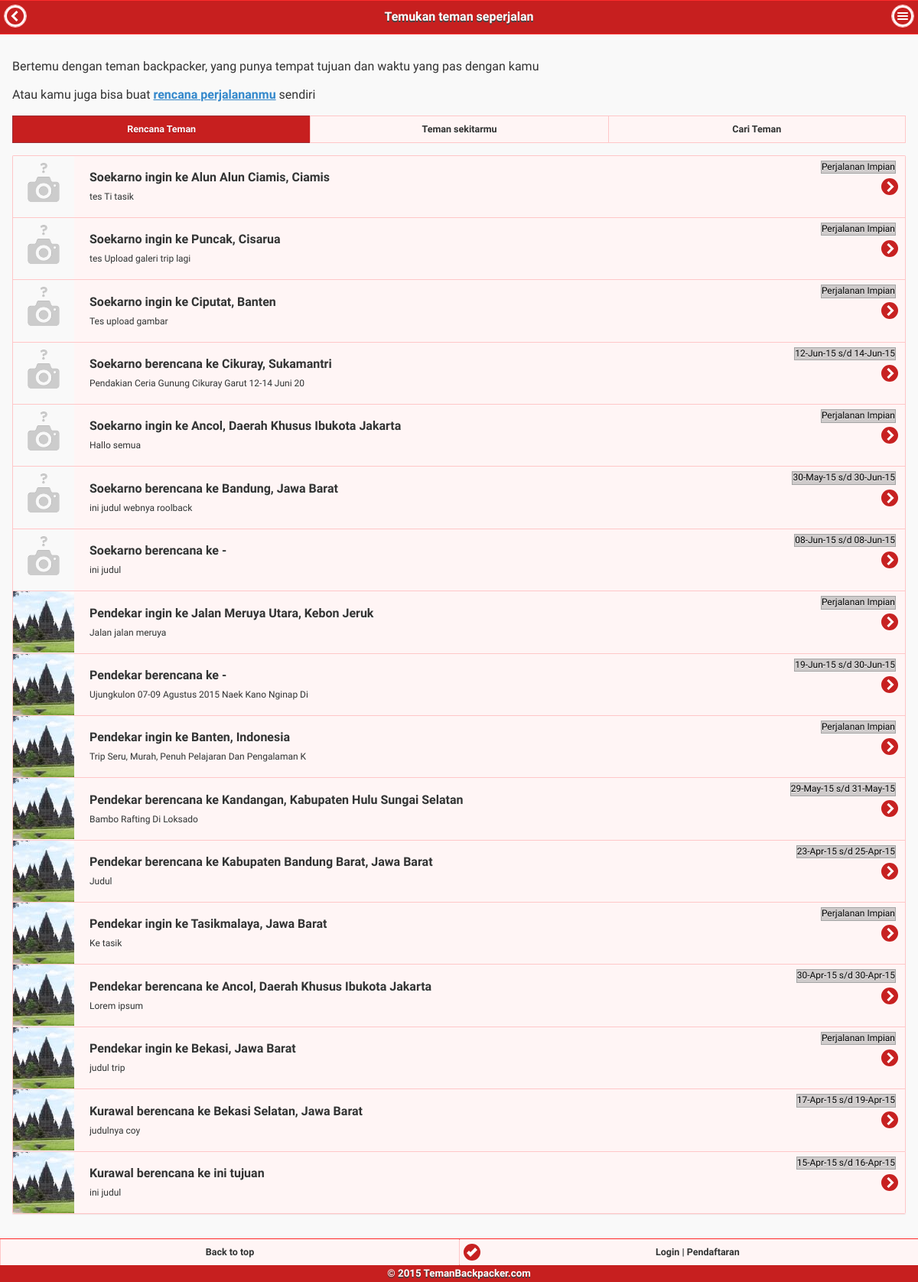
Screenshot of /user.php with the database file from the repository.
### tables this page shows
CREATE TABLE IF NOT EXISTS `tb_user` (
  `user_id` int(11) NOT NULL AUTO_INCREMENT,
  `user_name` varchar(50) NOT NULL,
  `user_username` varchar(25) NOT NULL,
  `user_email` varchar(75) NOT NULL,
  `user_password` varchar(50) NOT NULL,
  `user_lokasi` varchar(100) DEFAULT NULL,
  `user_gender` char(1) DEFAULT NULL COMMENT 'L: laki laki || P: perempuan',
  `user_ttl` date DEFAULT NULL,
  `user_foto` varchar(50) DEFAULT NULL,
  `user_bio` varchar(50) DEFAULT NULL,
  `user_sosmed` varchar(100) DEFAULT NULL,
  `user_reg_date` timestamp NULL DEFAULT CURRENT_TIMESTAMP,
  `user_info` text,
  `user_geolat` double DEFAULT NULL,
  `user_geolng` double DEFAULT NULL,
  `user_ip` varchar(50) DEFAULT NULL,
  `user_exp` text,
  `user_privacy` int(11) NOT NULL DEFAULT '0' COMMENT '0=public || 1=member',
  `user_deleted` char(1) NOT NULL DEFAULT '0' COMMENT '0=aktif || 1=deleted',
  `user_reputasi` int(11) DEFAULT '0',
  PRIMARY KEY (`user_id`),
  KEY `idx_email_paswd` (`user_email`,`user_password`),
  KEY `idx_user_name` (`user_name`,`user_password`),
  KEY `idx_search_username` (`user_username`),
  KEY `idx_search_email` (`user_email`,`user_password`)
);

CREATE TABLE IF NOT EXISTS `tb_trip` (
  `trip_id` int(11) NOT NULL,
  `trip_user_id` int(11) NOT NULL,
  `trip_judul` varchar(50) DEFAULT NULL,
  `trip_tujuan` varchar(100) DEFAULT NULL,
  `trip_tujuan_geolat` double DEFAULT NULL,
  `trip_tujuan_geolng` double DEFAULT NULL,
  `trip_asal` varchar(100) DEFAULT NULL,
  `trip_asal_lat` double DEFAULT NULL,
  `trip_asal_lng` double DEFAULT NULL,
  `trip_jenis` char(2) DEFAULT NULL,
  `trip_kategori` char(2) DEFAULT NULL,
  `trip_date1` date DEFAULT NULL,
  `trip_date2` date DEFAULT NULL,
  `trip_detail` text,
  `trip_flag_comm` char(1) DEFAULT '0' COMMENT '1: ijinkan komentar | 0: tidak diijinkan komentar',
  `trip_flag_join` char(1) DEFAULT '0' COMMENT '1: ijinkan join | 0: tidak diijinkan join',
  `trip_created_date` timestamp NOT NULL DEFAULT CURRENT_TIMESTAMP,
  `trip_stats` int(11) NOT NULL DEFAULT '0',
  PRIMARY KEY (`trip_id`),
  KEY `idx_cari_tgl` (`trip_date1`,`trip_date2`)
);

### _include/user.php (called while the page is built, shortened)
<?php
if(@$statuskoneksi != 'connected'){
	require_once dirname(__FILE__).DIRECTORY_SEPARATOR.'db_function.php';
}
function User_seperjalanan()
{
    $sql = "SELECT A.user_username, A.user_foto, B.trip_id, B.trip_judul, B.trip_tujuan, B.trip_date1, B.trip_date2, B.trip_created_date
            FROM tb_user A, tb_trip B
            WHERE A.user_id = B.trip_user_id
            ORDER BY B.trip_created_date DESC";
    $result = good_query($sql);
   while ($row = mysqli_fetch_assoc($result)){
           if (!empty($row['user_foto'])) {
                $foto = $row['user_foto'];
            } else {
                $foto = "default.gif";
            }
            $tujuan = "-";
            if (!empty($row['trip_tujuan'])) {
                $tujuan = implode(",", array_slice(explode(",", $row['trip_tujuan']), 0, 2));
            }
            if (trim($row['trip_date1']) == "0000-00-00"){
                $konjungsi = " ingin";
                $tgl = "Perjalanan Impian";
            }else{
                $konjungsi = " berencana";
                $tgl = tanggalan($row['trip_date1']) ." s/d ".tanggalan($row['trip_date2']);
            }
           $arr[] = array("user_username"   =>$row['user_username'],
                        "user_foto"         =>$foto,
                        "trip_id"           =>$row['trip_id'],
                        "trip_judul"        =>$row['trip_judul'],
                        "trip_tujuan"       =>$tujuan,
                        "trip_date"        =>$tgl,
                        "trip_created_date" =>$row['trip_created_date'],
                        "konjungsi"         =>$konjungsi
                   );
       }
       return $arr;
}
?>

### _include/db_function.php (called while the page is built, shortened)
<?php
include_once dirname(__FILE__).DIRECTORY_SEPARATOR.'fungsi.php';
$database = new mysqli(DBHOST, DBUSER, DBPASS, DBNAME);
$db =& $database;
function good_query($string, $debug=0)
{
    global $db;
    $result = $db->query($string);
    return $result;
}
function isLogin()
{
    if (isset($_SESSION['user_id'])){
        return TRUE;
    }else{
        return FALSE;
    }
}
?>

### _include/fungsi.php (called while the page is built, shortened)
<?php
function make_seo_name($title)
{
	return preg_replace('/[^a-z0-9_-]/i', '', strtolower(str_replace(' ', '-', trim($title))));
}
function tanggalan($tgl)
{
    $date=date_create($tgl);
    return date_format($date,"d-M-y");
}
?>

### user.php (the view, shortened to what this page needs)
<?php
include_once "_include/db_function.php";
include_once "_include/template.php";
include_once "_include/user.php";
$userList = User_seperjalanan();
?>
<!doctype html>
<html>
    <head>
        <?php
        get_meta('TemanBackpacker.com');
        ?>
    </head>
    <body>
        <section data-role="page" id="home">
            <?php
            get_header('Temukan teman seperjalan');
            ?>
            <article role="main" class="ui-content">
                <div id="listHeader">
                    <p>Bertemu dengan teman backpacker, yang punya tempat tujuan dan waktu yang pas dengan kamu</p>
                    <p>Atau kamu juga bisa buat <a href="<?= URLSITUS ?>trip/baru/" data-ajax="false">rencana perjalananmu</a> sendiri</p>
                </div>
                <div data-role="navbar">
                    <ul>
                        <li><a href="#" class="ui-btn-active">Rencana Teman</a></li>
                        <li><a href="#" class="sekitar">Teman sekitarmu</a></li>
                        <li><a href="#cari" data-transition="flip">Cari Teman</a></li>
                    </ul>
                </div>
                <ul data-role="listview" data-inset="true" data-divider-theme="a">
                    <?php
                    foreach ($userList as $u) {
                        ?>
                        <li>
                            <a href="<?= URLSITUS . "username/" . make_seo_name(@$u['user_username']) ?>/" data-ajax="false">
                                <img src="<?= URLSITUS . "_gambar/user/" . @$u['user_foto'] ?>" class="ui-li-thumb">
                                <h2><?= @$u['user_username'] . $u['konjungsi'] . " ke " . @$u['trip_tujuan'] ?></h2>
                                <p><?= @$u['trip_judul'] ?></p>
                                <p class="ui-li-aside garisKotak"> <?= @$u['trip_date'] ?> </p>
                            </a>
                        </li>
                        <?php
                    }
                    ?>
                </ul>
            </article>
            <?php
            get_footer();
            ?>
        </section>
    </body>
</html>

### _include/template.php (shortened to what this page needs)
<?php
function get_meta($title=null)
{
echo '
	<title>'.$title.'</title>
	<meta http-equiv="Content-Type" content="text/html; charset=utf-8">
	<meta name="viewport" content="width=device-width, initial-scale=1">
	<meta name="apple-mobile-web-app-capable" content="yes" />
        <link rel="shortcut icon" href="css/favicon.ico" type="image/x-icon">
        <link rel="icon" href="'.URLSITUS.'css/favicon.ico" type="image/x-icon">
	<link rel="stylesheet" href="'.URLSITUS.'css/jquery.mobile.structure-1.4.5.min.css" />
	<link rel="stylesheet" href="'.URLSITUS.'css/themes/jquery.mobile.icons.min.css" />
	<script src="'.URLSITUS.'js/jquery.min.js"></script>
	<script src="'.URLSITUS.'js/jquery.mobile-1.4.5.min.js"></script>';
echo '<link rel="stylesheet" href="'.URLSITUS.'css/themes/tema-merah.min.css" />
        <link rel="stylesheet" href="'.URLSITUS.'css/tb.css" />';
}
function get_header($title=null)
{
	echo '
	<header data-role="header" id="header">
		<h1>'.$title.'</h1>
        <a href="#" data-rel="back"  class="ui-btn ui-icon-carat-l ui-btn-icon-notext ui-corner-all" >Back
          </a>
        <a href="#menuPanel" class="ui-btn ui-icon-bars ui-btn-icon-notext ui-corner-all">Default panel</a>
	</header>';
}
function get_footer()
{
    if (isLogin() == false){
        $tombolLogin = '<li><a href = "#popupLogin" data-rel = "popup" data-position-to = "window" class = "ui-btn ui-corner-all ui-shadow ui-btn-inline ui-icon-check ui-btn-icon-left ui-btn-a" data-transition = "pop">Login | Pendaftaran</a></li>';
    }
echo '
	<div data-role="footer" style="overflow:hidden; text-align:center" data-position="fixed">
		<div data-role="navbar">
			<ul>
				<li><a href="#header" data-ajax="false">Back to top</a></li>
                                '.@$tombolLogin.'
			</ul>
		</div>
	<small>© 2015 TemanBackpacker.com</small>
	</div>
	';
}
?>

### css/tb.css (style rules this page uses)
.garisKotak { border: 1px solid #A5A5A5; background-color: rgba(181, 181, 181, 0.64); z-index: 50; color: #000; top: .5em !important; right: 1em !important; }

### rows the page displays
tb_user: shows a picture, user_username "Soekarno", konjungsi "ingin", trip_tujuan "Alun Alun Ciamis, Ciamis", tb_trip.trip_judul "tes Ti tasik", trip_date "Perjalanan Impian", trip_tujuan "Puncak, Cisarua", tb_trip.trip_judul "tes Upload galeri trip lagi", trip_tujuan "Ciputat, Banten", tb_trip.trip_judul "Tes upload gambar", konjungsi "berencana", trip_tujuan "Cikuray, Sukamantri", tb_trip.trip_judul "Pendakian Ceria Gunung Cikuray Garut 12-14 Juni 20", trip_date "12-Jun-15 s/d 14-Jun-15", trip_tujuan "Ancol, Daerah Khusus Ibukota Jakarta", tb_trip.trip_judul "Hallo semua", trip_tujuan "Bandung, Jawa Barat", tb_trip.trip_judul "ini judul webnya roolback", trip_date "30-May-15 s/d 30-Jun-15", trip_tujuan "-", tb_trip.trip_judul "ini judul", trip_date "08-Jun-15 s/d 08-Jun-15"
tb_user: user_foto (picture), user_username "Pendekar", konjungsi "ingin", trip_tujuan "Jalan Meruya Utara, Kebon Jeruk", tb_trip.trip_judul "Jalan jalan meruya", trip_date "Perjalanan Impian", konjungsi "berencana", trip_tujuan "-", tb_trip.trip_judul "Ujungkulon 07-09 Agustus 2015 Naek Kano Nginap Di", trip_date "19-Jun-15 s/d 30-Jun-15", tb_trip.trip_tujuan "Banten, Indonesia", tb_trip.trip_judul "Trip Seru, Murah, Penuh Pelajaran Dan Pengalaman K", trip_tujuan "Kandangan, Kabupaten Hulu Sungai Selatan", tb_trip.trip_judul "Bambo Rafting Di Loksado", trip_date "29-May-15 s/d 31-May-15", trip_tujuan "Kabupaten Bandung Barat, Jawa Barat", tb_trip.trip_judul "Judul", trip_date "23-Apr-15 s/d 25-Apr-15", trip_tujuan "Tasikmalaya, Jawa Barat", tb_trip.trip_judul "Ke tasik", trip_tujuan "Ancol, Daerah Khusus Ibukota Jakarta", tb_trip.trip_judul "Lorem ipsum", trip_date "30-Apr-15 s/d 30-Apr-15", trip_tujuan "Bekasi, Jawa Barat", tb_trip.trip_judul "judul trip"
tb_user: user_foto (picture), user_username "Kurawal", konjungsi "berencana", trip_tujuan "Bekasi Selatan, Jawa Barat", tb_trip.trip_judul "judulnya coy", trip_date "17-Apr-15 s/d 19-Apr-15", tb_trip.trip_tujuan "ini tujuan", tb_trip.trip_judul "ini judul", trip_date "15-Apr-15 s/d 16-Apr-15"

### other values shown
$title "Temukan teman seperjalan"
